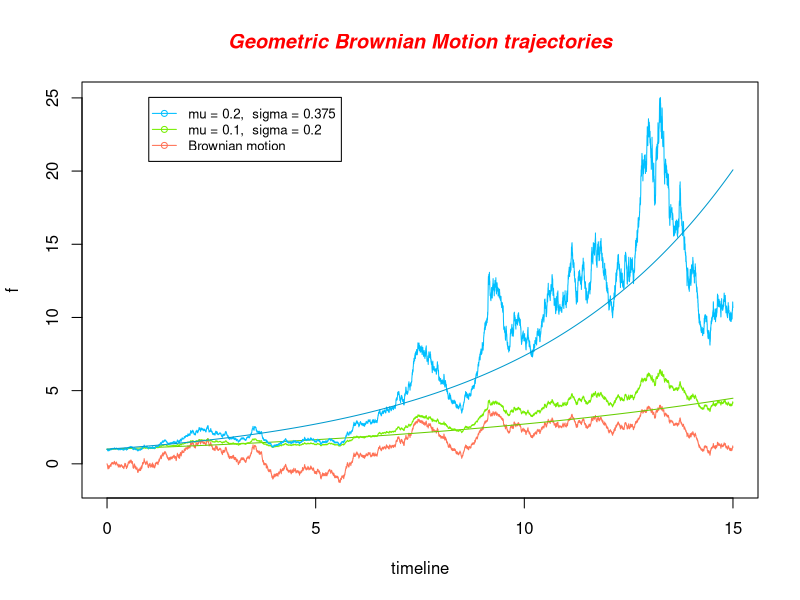
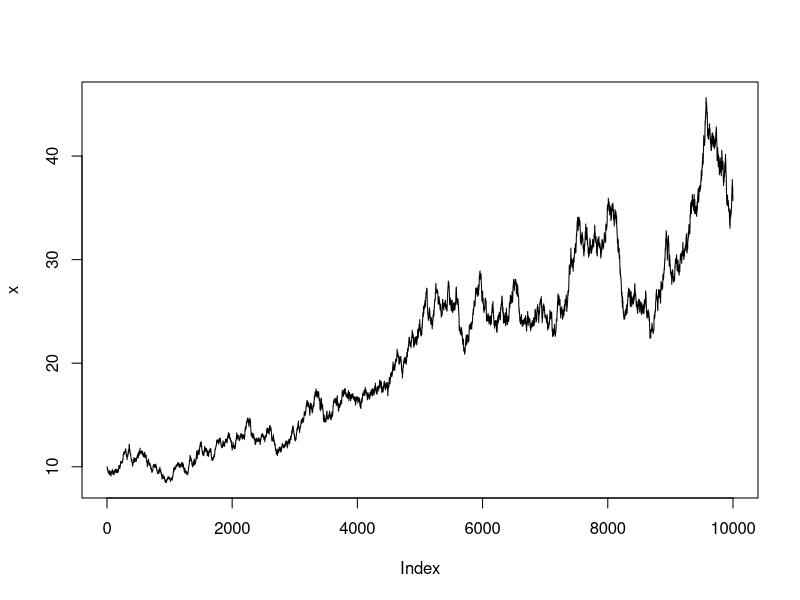

R code for these plots, in order:
#geometric brown motion
#dSt = μ*St+σ*St*dBt
#dSt は 増分。　例：金融商品の価格の変化。
#dBt は ブラウン運動の増分。
#μ(mu)は(現在の St に対する割合であらわした)平均
#σ(sigma)は(現在の St に対する割合であらわした)ボラティリティ
#s0: 初期値
#length: シミュレーションの長さ。単位時間はvolatility(σ:sigma)
#        と一貫性を保つこと
geombrmtn.stimulate <- function(s0,mu,sigma,length){
  f <- g <- h<- rep(0, times=(length+1))
  dt<-1
  g[1]<-s0
  for(i in 2:(length+1)){
    f[i] <- f[i-1]+sqrt(dt)*rnorm(1)
    g[i] <- g[1]*exp((mu-(sigma^2)/2)*(i-1)*dt+sigma*f[i])
  }
  g
}

#day by day price stimulation
s0<-906
#mu is daily return
#(1.1)^(1/252)-1
#  1.1(10%) annual return
#  ^(1/252) daily return (mu subracted by 1) 
mu<-(1.1)^(1/252)-1
#sigma is daily volatility
sigma<-0.2/sqrt(252)
(geombrmtn.stimulate(s0=s0,mu=mu,sigma=sigma,length=252))

#1. Vectorized Geometric Brownian Motion Code
#GBM = function(N,sigma,u,S0){
#  Wt = cumsum(rnorm(N,0,1));
#  dt<-1 #dt<-255, dt<-365
#  t = (1:N)/dt;
#  p1 = (u-0.5*(sigma^2))*t;
#  p2 = sigma*Wt;
#  St = S0*exp(p1 + p2);
#  return (St);
#}
# Geometric Brownian Motion Code with multiply plots
#P = 5
#GBMs = matrix(nrow = P, ncol = N)
#for(i in 1:P){
#  GBMs[i,] = GBM(N,sigma,u,S0);
#}
#plot(t,GBMs[1,],type= "l", xlim = c(0,1000), ylim=c(100,200),
#   xlab = "Time Interval",ylab="Predicted Value")
#for(i in 2:5){
#  lines(t,GBMs[i,])
#}

#3. Geometric Brownian Motion Ditribution confdence Interval
#GBMP = function(N,sigma,u,S0){
#  Wt = (cumsum(rnorm(N,0,1)));
#  WN = Wt[N];
#  p1 = (u-0.5*(sigma^2))*N; #p1 = (u-0.5*(sigma^2))*N/365
#  p2 = sigma*WN;
#  St = S0*exp(p1+p2);
#  return (St);
#}
#CI = function(data, percent){
#  m = mean(data);
#  s = sd(data);
#  p = qnorm(percent);
#  ul = m + s*p; ll = m - s*p;
#  return(c(ll,ul))
#}

#4. Votalility rate and drift rate code
#us = c(0.05,0.1,0.2,0.3,0.5,0.7,0.9,1,1.5,2,3,4)
#l = length(us)
#M = 5000; N = 1000; t = 1:N; sigma = 0.005; S0 = 100
#GBMPs = matrix(nrow = M, ncol = l);
#for(i in 1:M){
#  GBMPs[i,] = GBMP(N,sigma,us,S0)
#}
#apply(GBMPs,2,mean)
#apply(GBMPs,2,sd)

#5. Geometric Brownian Motion Model with Jump
#GBMJ = function(N,sigma,u,delta,lambda,S0){
#  Wt = cumsum(rnorm(N,0,1));
#  Nt = rpois(N,lambda)
#  dt<-1; #dt<-255,365
#  t = (1:N)/dt;
#  p1 = (u-0.5*(sigma^2))*t;
#  p2 = sigma*Wt;
#  p3 = (1-delta)^(Nt)
#  St = S0*exp(p1+p2)*p3;
#  return (St);
#}
#N = 1000; t = 1:N; sigma = 0.005; u = 0.2; S0 = 100; delta = 0.01; lambda = 2;
#G = GBMJ(N,sigma,u,delta,lambda,S0)
#plot(t,G,type= "l",main = "GBM Model with Jumps", xlab = "Time Interval",ylab="Predicted Value")

## example from web not vectorized
maturity <- 15
simulation.length <- 10001
dt <-  maturity/(simulation.length-1)

timeline <- seq(0,maturity, dt)

S0<-1
r<-0.05
mu<-0.1
mu0<-0.2
sigma<-0.2
sigma0<-0.375

f <- g <- g0 <- h <- h0 <- rep(0, times=simulation.length)
g0[1] <- h0[1] <- g[1] <-  h[1] <- S0

for(i in 2:simulation.length){
  f[i] <- f[i-1]+sqrt(dt)*rnorm(1)
  g[i] <- g[1]*exp((mu-(sigma^2)/2)*(i-1)*dt+sigma*f[i])
  g0[i] <- g0[1]*exp(mu*(i-1)*dt)
  h[i] <- h[1]*exp((mu0-sigma0^2/2)*(i-1)*dt+sigma0*f[i])
  h0[i] <- h0[1]*exp(mu0*(i-1)*dt)
}

o_range <- range(f,g,g0,h,h0)

plot(timeline,f, ylim=o_range, type="l", col="coral1")
lines(timeline,g0, col="chartreuse3")
lines(timeline,g, col="chartreuse2")
lines(timeline,h, col="deepskyblue1")
lines(timeline,h0, col="deepskyblue3")

title(main="Geometric Brownian Motion trajectories", col.main="red", font.main=4)

legend(1, o_range[2], c("mu = 0.2,  sigma = 0.375","mu = 0.1,  sigma = 0.2","Brownian motion"), cex=0.8, 
       col=c("deepskyblue1","chartreuse2","coral1"), pch=1, lty=1);

#another example from web not vectorized

m = 0.1; s = 0.2; dt = 15/9999; n = 10000
x<-rep(0,1)
x[1] = 10;
for(t in 2:n) {
  x[t] = x[t-1] * (1 + m * dt + s * sqrt(dt) * rnorm(1))
}
plot(x, type="l")
